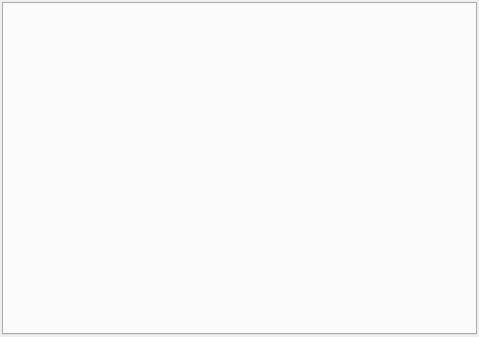
<?xml version="1.0" encoding="UTF-8"?>
<ui version="4.0">
 <class>Form</class>
 <widget class="QWidget" name="Form">
  <property name="geometry">
   <rect>
    <x>0</x>
    <y>0</y>
    <width>479</width>
    <height>337</height>
   </rect>
  </property>
  <property name="windowTitle">
   <string>Form</string>
  </property>
  <layout class="QGridLayout" name="gridLayout">
   <property name="leftMargin">
    <number>2</number>
   </property>
   <property name="topMargin">
    <number>2</number>
   </property>
   <property name="rightMargin">
    <number>2</number>
   </property>
   <property name="bottomMargin">
    <number>2</number>
   </property>
   <item row="0" column="0">
    <widget class="QTabWidget" name="tabWidget">
     <property name="tabShape">
      <enum>QTabWidget::Triangular</enum>
     </property>
     <property name="currentIndex">
      <number>-1</number>
     </property>
     <property name="movable">
      <bool>false</bool>
     </property>
     <property name="tabBarAutoHide">
      <bool>false</bool>
     </property>
    </widget>
   </item>
  </layout>
 </widget>
 <resources/>
 <connections/>
</ui>
